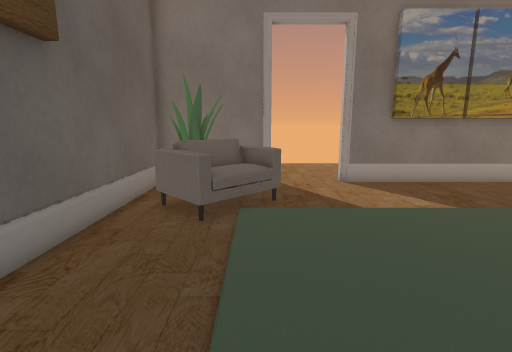
view 1 (above)

18 first-person views from a walk through a scene from a Unity 3-D project. The camera is 1.2 m above the floor, tilts 10° down and sees 85° across. The floor is counted in squares, 0.45 m on a side. Each view is taken from the middle of a square. On the plan, view 1 faces up. The plan holds only what a view shows up to about 19 squares ahead; the rest is blank. The player character is not drawn. Some animated figures are left out. Door leaves are left out, so doorways stand open. Some surface patterns are stand-ins.

view 2
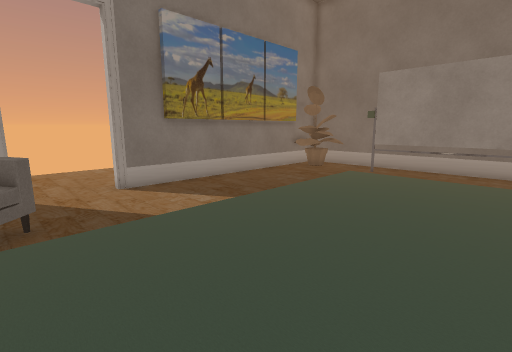

view 3
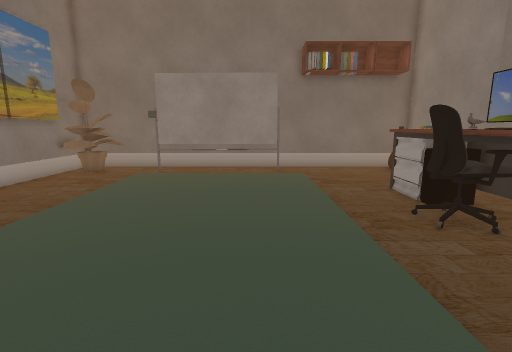

view 4
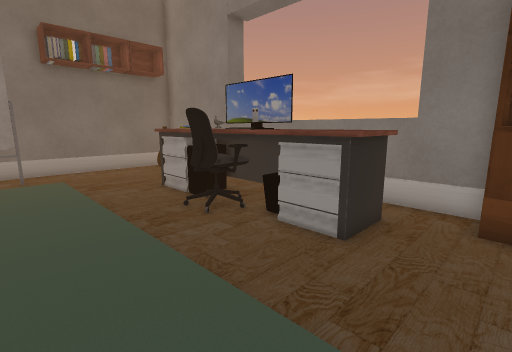

view 5
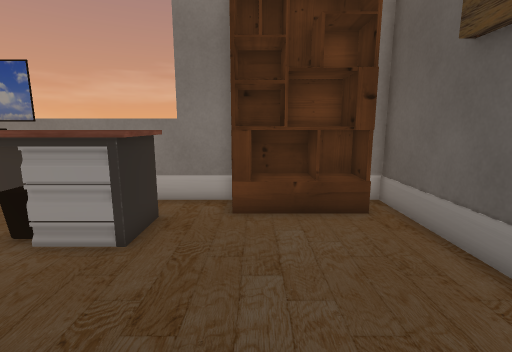

view 6
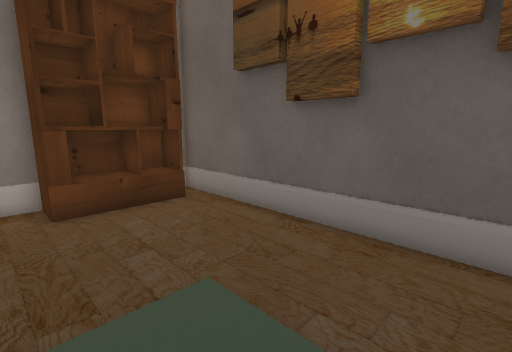

view 7
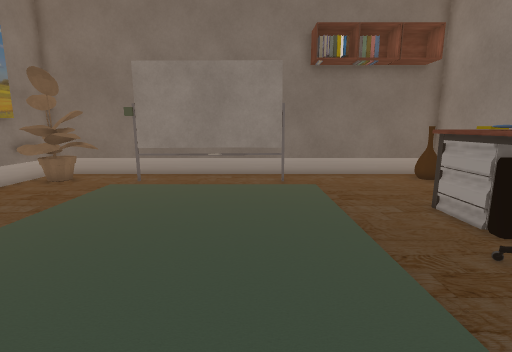

view 8
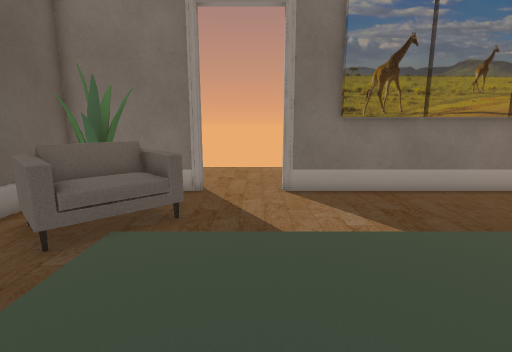

view 9
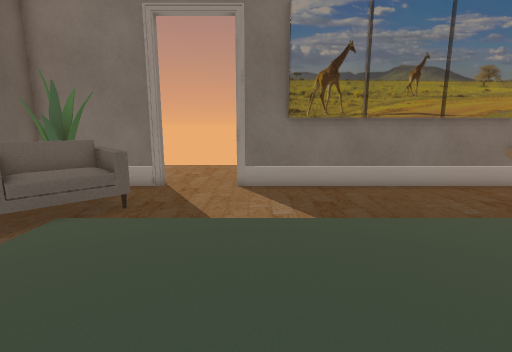

view 10
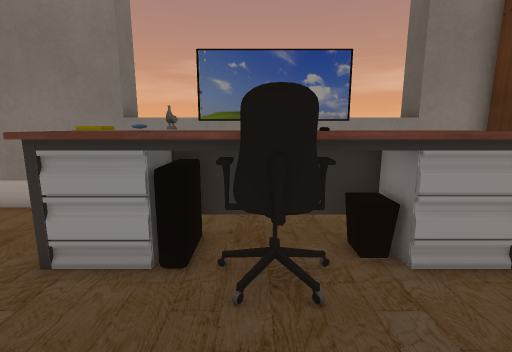

view 11
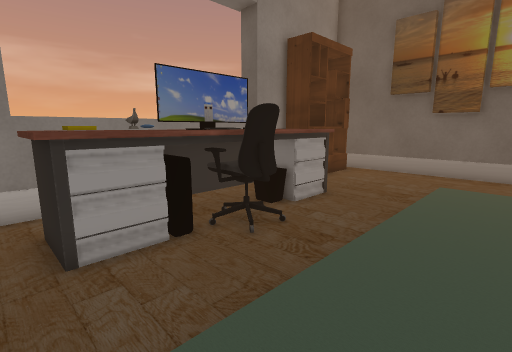

view 12
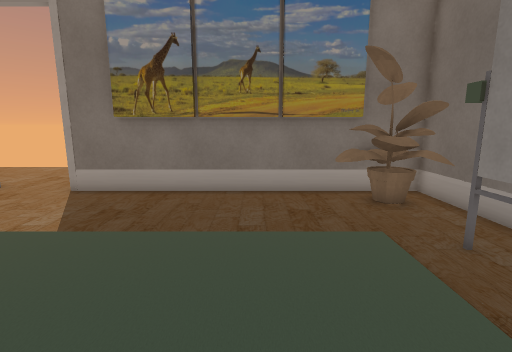

view 13
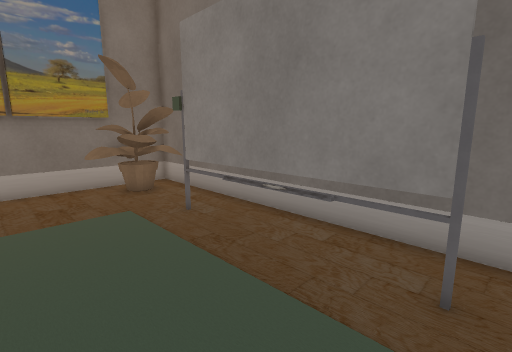

view 14
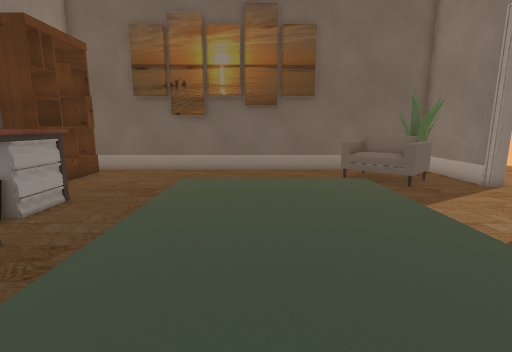

view 15
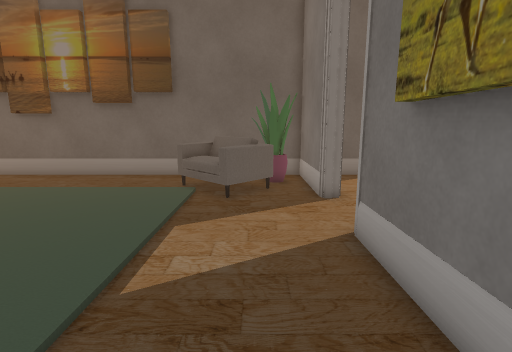

view 16
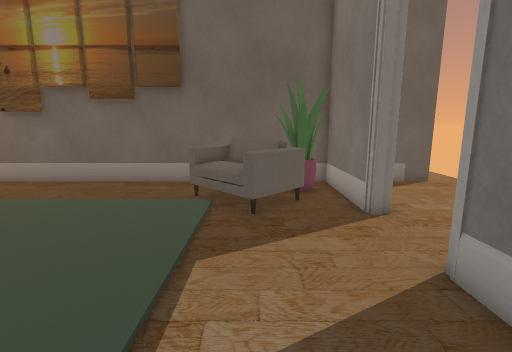

view 17
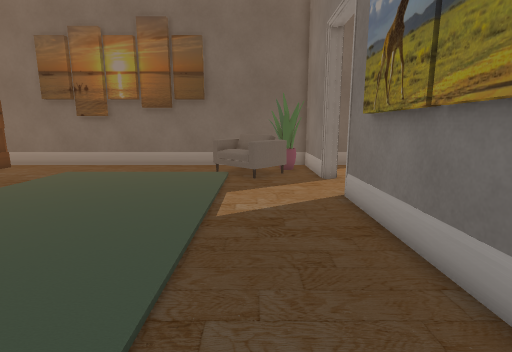

view 18
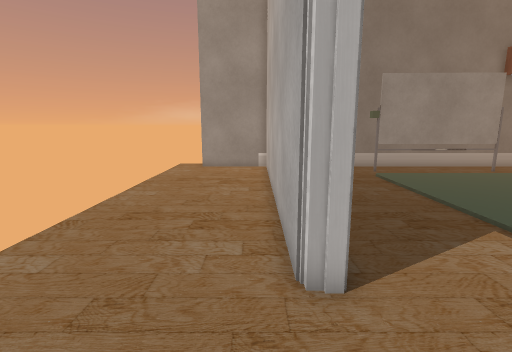

### Floor plan
Points are (right, up) in squares from view 1. A wall is a line through its corners. A room is listed if a view was taken in it or the views show most of it. See-through windows are left out.
Room 1 (views 1, 2, 3, 4, 5, 6, 7, 8, 9, 10, 11, 12, 13, 14, 15, 16, 17)
walls: (2.8, -8) (2.8, -9.4); (-4.8, -0.1) (-4.3, -0.1) (-4.3, -2.1); (0.4, -8.1) (18.8, -8.1) (18.8, 13.5) (4.2, 13.5); (12.2, -9.2) (12.2, -8.1); (0.7, 13.5) (-4.6, 13.5) (-4.6, -8.1) (-4.1, -8.1); (16.2, 13.2) (6.4, 13.2)
ways out: open door at (2.5, 14) to room 2
objects: other object (-4, -7) to (1, -6); other object (-3, 8) to (1, 12); other object (-3, 11) to (-2, 13); other object (3, -6) to (6, -4); other object (6, -6) to (9, -6); other object (7, -5) to (8, -5); other object (7, -4) to (8, -3); other object (9, -6) to (12, -4); other object (15, 10) to (18, 13); other object (17, -7) to (18, -7); other object (17, 1) to (17, 8)
Room 2 (view 18)
walls: (4.2, 14.3) (18, 14.3); (0.4, 14.3) (0.8, 13.8); (-4.6, 18.6) (-4.6, 15.8); (18.8, 14.2) (18.8, 18.6)
ways out: open door at (2.5, 14) to room 1; opening at (-5, 19.5)

Where each view was taken, in squares from view 1:
view 1: 0 up, 0 right, facing up
view 2: 1 up, 0 right, facing up-right
view 3: 2 up, 0 right, facing right
view 4: 2 up, 0 right, facing down-right
view 5: 2 up, 0 right, facing down
view 6: 3 up, 2 right, facing down-left
view 7: 2 up, 3 right, facing right
view 8: 2 up, 3 right, facing up
view 9: 1 up, 5 right, facing up
view 10: 1 up, 8 right, facing down
view 11: 2 up, 13 right, facing down-left
view 12: 2 up, 12 right, facing up
view 13: 0 up, 12 right, facing up-right
view 14: 3 up, 13 right, facing left
view 15: 11 up, 11 right, facing left
view 16: 10 up, 9 right, facing left
view 17: 10 up, 15 right, facing left
view 18: 15 up, 0 right, facing right
